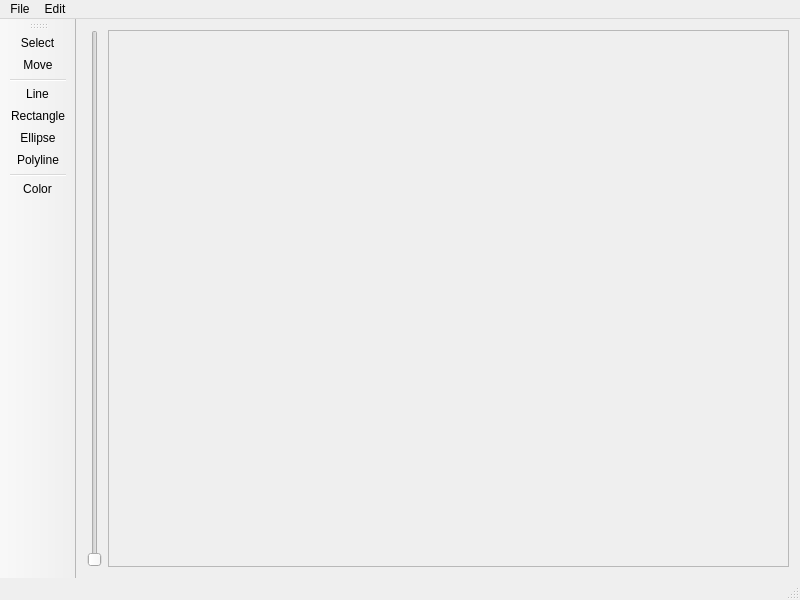
<?xml version="1.0" encoding="UTF-8"?>
<ui version="4.0">
 <class>MainWindow</class>
 <widget class="QMainWindow" name="MainWindow">
  <property name="geometry">
   <rect>
    <x>0</x>
    <y>0</y>
    <width>800</width>
    <height>600</height>
   </rect>
  </property>
  <property name="minimumSize">
   <size>
    <width>800</width>
    <height>600</height>
   </size>
  </property>
  <property name="windowTitle">
   <string>QtDraw</string>
  </property>
  <property name="windowIcon">
   <iconset resource="icons.qrc">
    <normaloff>:/images/icon.png</normaloff>:/images/icon.png</iconset>
  </property>
  <widget class="QWidget" name="centralWidget">
   <layout class="QGridLayout" name="gridLayout">
    <item row="0" column="0">
     <widget class="QSlider" name="widthSlider">
      <property name="focusPolicy">
       <enum>Qt::NoFocus</enum>
      </property>
      <property name="toolTip">
       <string extracomment="Width"/>
      </property>
      <property name="statusTip">
       <string extracomment="Width2"/>
      </property>
      <property name="orientation">
       <enum>Qt::Vertical</enum>
      </property>
     </widget>
    </item>
    <item row="0" column="1">
     <widget class="QScrollArea" name="scrollArea">
      <property name="widgetResizable">
       <bool>true</bool>
      </property>
      <widget class="ZoneDessin" name="zoneDessin">
       <property name="geometry">
        <rect>
         <x>0</x>
         <y>0</y>
         <width>716</width>
         <height>541</height>
        </rect>
       </property>
       <property name="autoFillBackground">
        <bool>true</bool>
       </property>
      </widget>
     </widget>
    </item>
   </layout>
  </widget>
  <widget class="QMenuBar" name="menuBar">
   <property name="geometry">
    <rect>
     <x>0</x>
     <y>0</y>
     <width>800</width>
     <height>21</height>
    </rect>
   </property>
   <widget class="QMenu" name="menuFile">
    <property name="title">
     <string>File</string>
    </property>
    <addaction name="actionOpen"/>
    <addaction name="actionSave"/>
    <addaction name="actionQuit"/>
   </widget>
   <widget class="QMenu" name="menuEdit">
    <property name="title">
     <string>Edit</string>
    </property>
    <addaction name="actionCancel"/>
    <addaction name="actionCancel_All"/>
   </widget>
   <addaction name="menuFile"/>
   <addaction name="menuEdit"/>
  </widget>
  <widget class="QStatusBar" name="statusBar"/>
  <widget class="QToolBar" name="toolBarShapes">
   <property name="sizePolicy">
    <sizepolicy hsizetype="Fixed" vsizetype="Preferred">
     <horstretch>0</horstretch>
     <verstretch>0</verstretch>
    </sizepolicy>
   </property>
   <property name="cursor">
    <cursorShape>PointingHandCursor</cursorShape>
   </property>
   <property name="windowTitle">
    <string>toolBar</string>
   </property>
   <attribute name="toolBarArea">
    <enum>LeftToolBarArea</enum>
   </attribute>
   <attribute name="toolBarBreak">
    <bool>false</bool>
   </attribute>
   <addaction name="actionSelect"/>
   <addaction name="actionMove"/>
   <addaction name="separator"/>
   <addaction name="actionLine"/>
   <addaction name="actionRectangle"/>
   <addaction name="actionEllipse"/>
   <addaction name="actionPolyline"/>
   <addaction name="separator"/>
   <addaction name="actionColor"/>
  </widget>
  <action name="actionOpen">
   <property name="enabled">
    <bool>true</bool>
   </property>
   <property name="icon">
    <iconset resource="icons.qrc">
     <normaloff>:/images/open.png</normaloff>:/images/open.png</iconset>
   </property>
   <property name="text">
    <string>&amp;Open</string>
   </property>
   <property name="toolTip">
    <string>Open</string>
   </property>
   <property name="shortcut">
    <string>Ctrl+O</string>
   </property>
  </action>
  <action name="actionSave">
   <property name="icon">
    <iconset resource="icons.qrc">
     <normaloff>:/images/save.png</normaloff>:/images/save.png</iconset>
   </property>
   <property name="text">
    <string>&amp;Save</string>
   </property>
   <property name="shortcut">
    <string>Ctrl+S</string>
   </property>
  </action>
  <action name="actionQuit">
   <property name="icon">
    <iconset resource="icons.qrc">
     <normaloff>:/images/quit.png</normaloff>:/images/quit.png</iconset>
   </property>
   <property name="text">
    <string>&amp;Quit</string>
   </property>
   <property name="shortcut">
    <string>Ctrl+Q</string>
   </property>
  </action>
  <action name="actionLine">
   <property name="checkable">
    <bool>true</bool>
   </property>
   <property name="checked">
    <bool>false</bool>
   </property>
   <property name="icon">
    <iconset resource="icons.qrc">
     <normaloff>:/images/line.png</normaloff>:/images/line.png</iconset>
   </property>
   <property name="text">
    <string>&amp;Line</string>
   </property>
   <property name="toolTip">
    <string>Line</string>
   </property>
   <property name="shortcut">
    <string>L</string>
   </property>
  </action>
  <action name="actionRectangle">
   <property name="checkable">
    <bool>true</bool>
   </property>
   <property name="enabled">
    <bool>true</bool>
   </property>
   <property name="icon">
    <iconset resource="icons.qrc">
     <normaloff>:/images/rectangle.png</normaloff>:/images/rectangle.png</iconset>
   </property>
   <property name="text">
    <string>&amp;Rectangle</string>
   </property>
   <property name="shortcut">
    <string>R</string>
   </property>
  </action>
  <action name="actionEllipse">
   <property name="checkable">
    <bool>true</bool>
   </property>
   <property name="icon">
    <iconset resource="icons.qrc">
     <normaloff>:/images/ellipse.png</normaloff>:/images/ellipse.png</iconset>
   </property>
   <property name="text">
    <string>&amp;Ellipse</string>
   </property>
   <property name="shortcut">
    <string>E</string>
   </property>
  </action>
  <action name="actionPolyline">
   <property name="checkable">
    <bool>true</bool>
   </property>
   <property name="icon">
    <iconset resource="icons.qrc">
     <normaloff>:/images/polyline.png</normaloff>:/images/polyline.png</iconset>
   </property>
   <property name="text">
    <string>&amp;Polyline</string>
   </property>
   <property name="shortcut">
    <string>P</string>
   </property>
  </action>
  <action name="actionSelect">
   <property name="checkable">
    <bool>true</bool>
   </property>
   <property name="icon">
    <iconset resource="icons.qrc">
     <normaloff>:/images/select.png</normaloff>:/images/select.png</iconset>
   </property>
   <property name="text">
    <string>&amp;Select</string>
   </property>
   <property name="shortcut">
    <string>S</string>
   </property>
  </action>
  <action name="actionMove">
   <property name="checkable">
    <bool>true</bool>
   </property>
   <property name="icon">
    <iconset resource="icons.qrc">
     <normaloff>:/images/move.png</normaloff>:/images/move.png</iconset>
   </property>
   <property name="text">
    <string>&amp;Move</string>
   </property>
   <property name="shortcut">
    <string>M</string>
   </property>
  </action>
  <action name="actionColor">
   <property name="text">
    <string>&amp;Color</string>
   </property>
   <property name="shortcut">
    <string>C</string>
   </property>
  </action>
  <action name="actionCancel">
   <property name="text">
    <string>&amp;Cancel</string>
   </property>
   <property name="shortcut">
    <string>Ctrl+Z</string>
   </property>
  </action>
  <action name="actionCancel_All">
   <property name="text">
    <string>Cancel All</string>
   </property>
  </action>
 </widget>
 <layoutdefault spacing="6" margin="11"/>
 <customwidgets>
  <customwidget>
   <class>ZoneDessin</class>
   <extends>QWidget</extends>
   <header>zonedessin.h</header>
   <container>1</container>
  </customwidget>
 </customwidgets>
 <resources>
  <include location="icons.qrc"/>
 </resources>
 <connections>
  <connection>
   <sender>actionOpen</sender>
   <signal>triggered()</signal>
   <receiver>MainWindow</receiver>
   <slot>openFile()</slot>
   <hints>
    <hint type="sourcelabel">
     <x>-1</x>
     <y>-1</y>
    </hint>
    <hint type="destinationlabel">
     <x>199</x>
     <y>200</y>
    </hint>
   </hints>
  </connection>
  <connection>
   <sender>actionQuit</sender>
   <signal>triggered()</signal>
   <receiver>MainWindow</receiver>
   <slot>quitApp()</slot>
   <hints>
    <hint type="sourcelabel">
     <x>-1</x>
     <y>-1</y>
    </hint>
    <hint type="destinationlabel">
     <x>199</x>
     <y>200</y>
    </hint>
   </hints>
  </connection>
  <connection>
   <sender>actionSave</sender>
   <signal>triggered()</signal>
   <receiver>MainWindow</receiver>
   <slot>saveFile()</slot>
   <hints>
    <hint type="sourcelabel">
     <x>-1</x>
     <y>-1</y>
    </hint>
    <hint type="destinationlabel">
     <x>199</x>
     <y>200</y>
    </hint>
   </hints>
  </connection>
  <connection>
   <sender>toolBarShapes</sender>
   <signal>actionTriggered(QAction*)</signal>
   <receiver>MainWindow</receiver>
   <slot>setShape2(QAction*)</slot>
   <hints>
    <hint type="sourcelabel">
     <x>34</x>
     <y>214</y>
    </hint>
    <hint type="destinationlabel">
     <x>199</x>
     <y>200</y>
    </hint>
   </hints>
  </connection>
  <connection>
   <sender>actionColor</sender>
   <signal>triggered()</signal>
   <receiver>MainWindow</receiver>
   <slot>setPenColor2()</slot>
   <hints>
    <hint type="sourcelabel">
     <x>-1</x>
     <y>-1</y>
    </hint>
    <hint type="destinationlabel">
     <x>269</x>
     <y>174</y>
    </hint>
   </hints>
  </connection>
  <connection>
   <sender>widthSlider</sender>
   <signal>valueChanged(int)</signal>
   <receiver>MainWindow</receiver>
   <slot>setPenWidth2()</slot>
   <hints>
    <hint type="sourcelabel">
     <x>67</x>
     <y>320</y>
    </hint>
    <hint type="destinationlabel">
     <x>378</x>
     <y>319</y>
    </hint>
   </hints>
  </connection>
  <connection>
   <sender>actionCancel</sender>
   <signal>triggered()</signal>
   <receiver>MainWindow</receiver>
   <slot>cancelLast()</slot>
   <hints>
    <hint type="sourcelabel">
     <x>-1</x>
     <y>-1</y>
    </hint>
    <hint type="destinationlabel">
     <x>378</x>
     <y>319</y>
    </hint>
   </hints>
  </connection>
  <connection>
   <sender>actionCancel_All</sender>
   <signal>triggered()</signal>
   <receiver>MainWindow</receiver>
   <slot>cancelAll()</slot>
   <hints>
    <hint type="sourcelabel">
     <x>-1</x>
     <y>-1</y>
    </hint>
    <hint type="destinationlabel">
     <x>378</x>
     <y>319</y>
    </hint>
   </hints>
  </connection>
 </connections>
 <slots>
  <slot>openFile()</slot>
  <slot>saveFile()</slot>
  <slot>quitApp()</slot>
  <slot>setPenColor2()</slot>
  <slot>setShape2(QAction*)</slot>
  <slot>cancelLast()</slot>
  <slot>cancelAll()</slot>
  <slot>setPenWidth2()</slot>
 </slots>
</ui>
